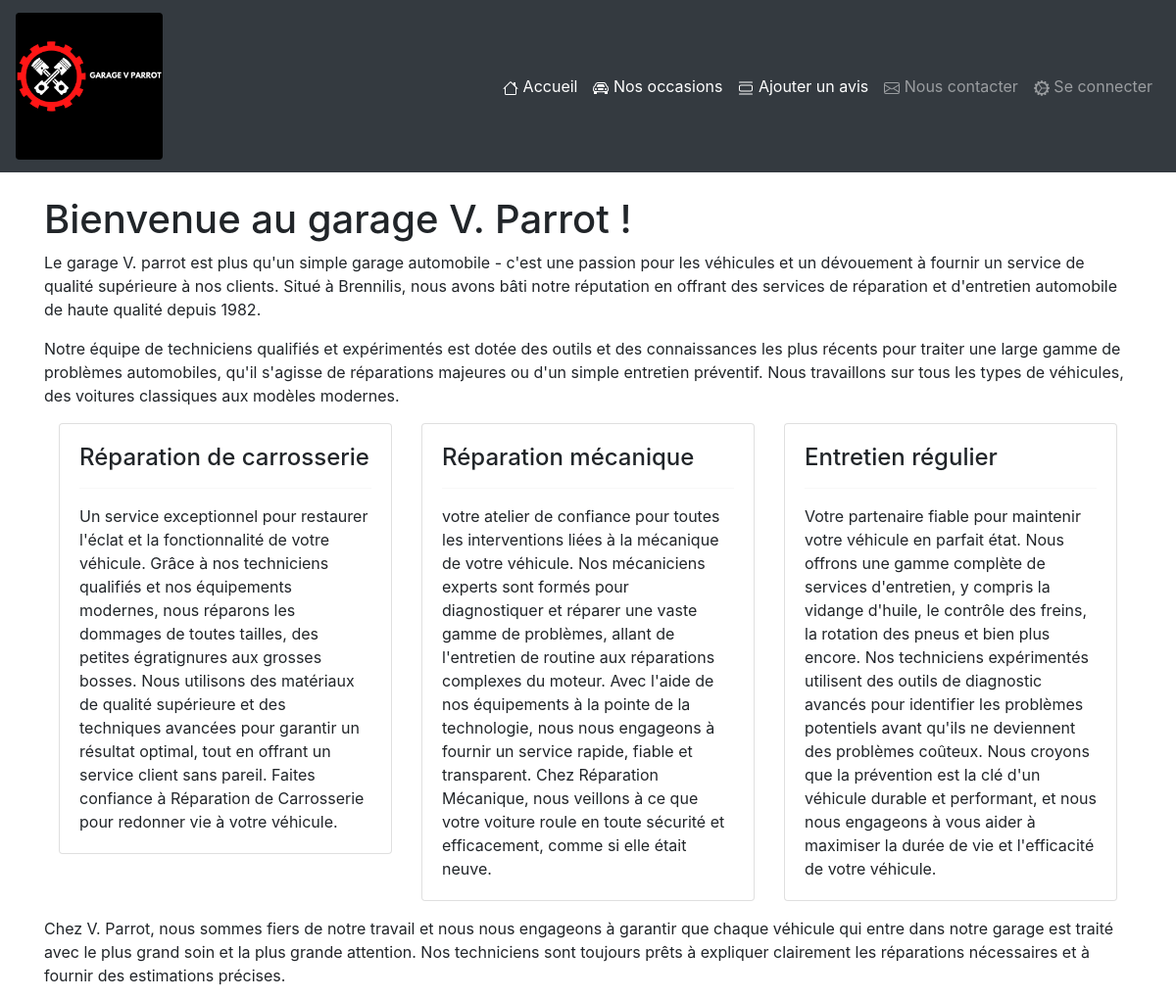
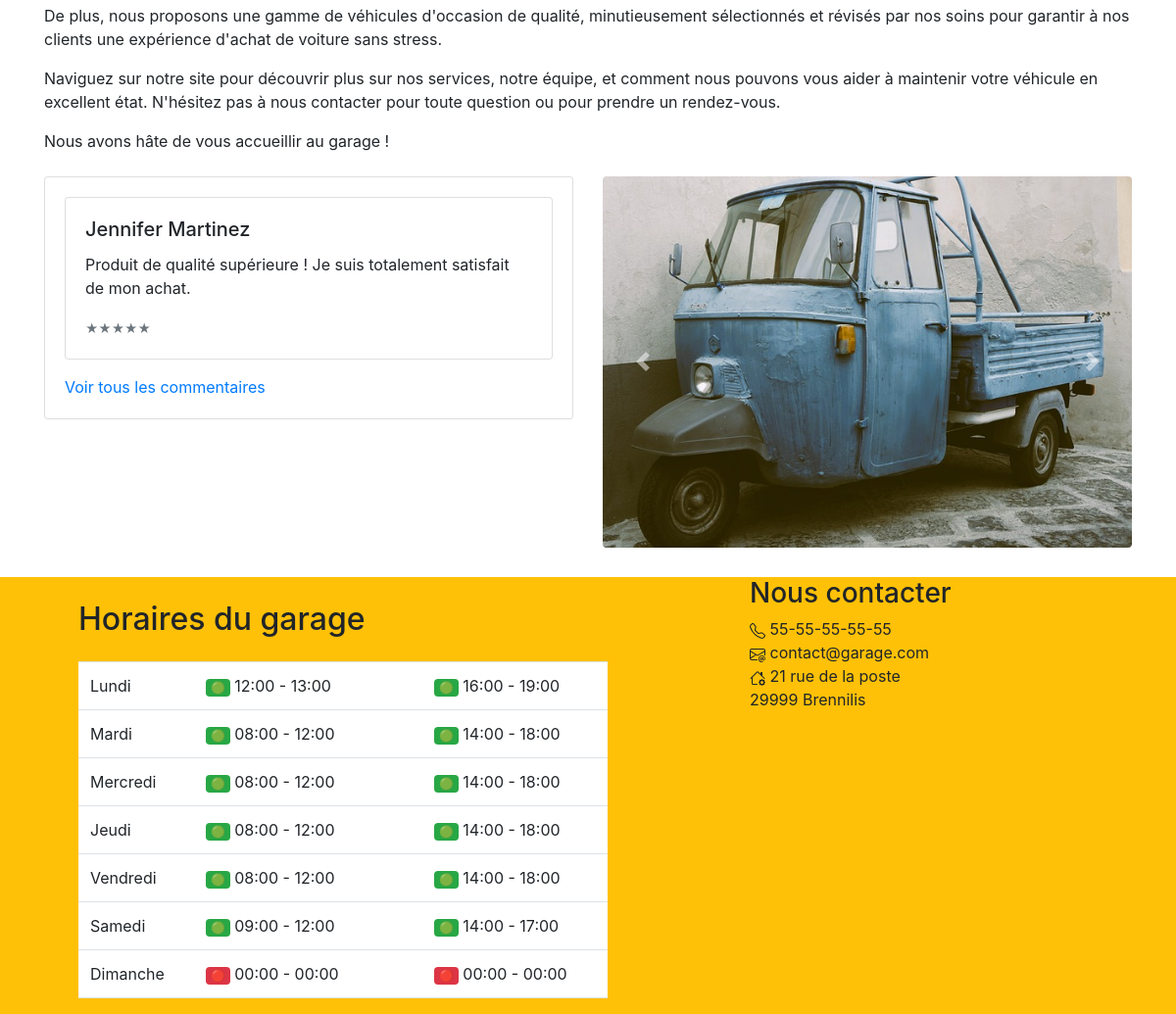
The page / on the database its author committed (2 pictures, top to bottom).
### tables this page shows
CREATE TABLE `services` (
  `id` int(11) NOT NULL,
  `nom` varchar(255) NOT NULL,
  `description` text
);

CREATE TABLE `avis_clients` (
  `id` int(11) NOT NULL,
  `nom` varchar(100) NOT NULL,
  `commentaire` text NOT NULL,
  `note` int(11) NOT NULL,
  `approved` tinyint(1) DEFAULT '0'
);

CREATE TABLE `Horaires` (
  `id` int(11) NOT NULL,
  `jour` enum('Lundi','Mardi','Mercredi','Jeudi','Vendredi','Samedi','Dimanche') NOT NULL,
  `ouverture_matin` time NOT NULL,
  `fermeture_matin` time NOT NULL,
  `ouverture_apresmidi` time NOT NULL,
  `fermeture_apresmidi` time NOT NULL
);

### index.php (the view, shortened to what this page needs)
<?php
require_once 'config.php';
include('navbar.php');
$query = "SELECT * FROM avis_clients WHERE (approved = 1 AND (note = 4 OR note = 5)) ORDER BY id DESC";
$result = $db->query($query);
$reviews = $result->fetchAll(PDO::FETCH_ASSOC);
$query = "SELECT img FROM cars ORDER BY RAND() LIMIT 5";
$result = $db->query($query);
$carImages = $result->fetchAll(PDO::FETCH_COLUMN);
shuffle($reviews);
?>
<div class="container mt-4">
    <h1>Bienvenue au garage V. Parrot !</h1>
    <p>Le garage V. parrot est plus qu'un simple garage automobile - c'est une passion pour les véhicules et un dévouement à fournir un service de qualité supérieure à nos clients. Situé à Brennilis, nous avons bâti notre réputation en offrant des services de réparation et d'entretien automobile de haute qualité depuis 1982.</p>
    <p>Notre équipe de techniciens qualifiés et expérimentés est dotée des outils et des connaissances les plus récents pour traiter une large gamme de problèmes automobiles, qu'il s'agisse de réparations majeures ou d'un simple entretien préventif. Nous travaillons sur tous les types de véhicules, des voitures classiques aux modèles modernes.</p>
    <?php
    include('services.php');
    ?>
    <p>Chez V. Parrot, nous sommes fiers de notre travail et nous nous engageons à garantir que chaque véhicule qui entre dans notre garage est traité avec le plus grand soin et la plus grande attention. Nos techniciens sont toujours prêts à expliquer clairement les réparations nécessaires et à fournir des estimations précises.</p>
    <p>De plus, nous proposons une gamme de véhicules d'occasion de qualité, minutieusement sélectionnés et révisés par nos soins pour garantir à nos clients une expérience d'achat de voiture sans stress.</p>
    <p>Naviguez sur notre site pour découvrir plus sur nos services, notre équipe, et comment nous pouvons vous aider à maintenir votre véhicule en excellent état. N'hésitez pas à nous contacter pour toute question ou pour prendre un rendez-vous.</p>
    <p>Nous avons hâte de vous accueillir au garage !</p>
</div>
<div class="container mt-4">
    <div class="row">
        <div class="col-md-6 mb-4">
            <div class="card">
                <div class="card-body">
                    <div id="reviewsCarousel" class="carousel slide" data-ride="carousel">
                        <ol class="carousel-indicators">
                            <?php foreach ($reviews as $index => $review) : ?>
                                <li data-target="#reviewsCarousel" data-slide-to="<?= $index ?>" class="<?= $index == 0 ? 'active' : '' ?>"></li>
                            <?php endforeach; ?>
                        </ol>
                        <div class="carousel-inner">
                            <?php foreach ($reviews as $index => $review) : ?>
                                <div class="carousel-item <?= $index == 0 ? 'active' : '' ?>">
                                    <div class="card mb-3">
                                        <div class="card-body">
                                            <h5 class="card-title"><?= htmlspecialchars($review['nom']) ?></h5>
                                            <p class="card-text"><?= htmlspecialchars($review['commentaire']) ?></p>
                                            <p class="card-text">
                                                <small class="text-muted"><?= str_repeat('★', $review['note']) ?></small>
                                            </p>
                                        </div>
                                    </div>
                                    <a href="comments.php">Voir tous les commentaires</a>
                                </div>
                            <?php endforeach; ?>
                        </div>
                        <a class="carousel-control-prev mt-4" href="#reviewsCarousel" role="button" data-slide="prev">
                            <span class="carousel-control-prev-icon" aria-hidden="true"></span>
                        </a>
                        <a class="carousel-control-next" href="#reviewsCarousel" role="button" data-slide="next">
                            <span class="carousel-control-next-icon" aria-hidden="true"></span>
                        </a>
                    </div>
                </div>
            </div>
        </div>
        <div class="col-md-6">
            <div id="carCarousel" class="carousel slide carousel-fade" data-ride="carousel">
                <div class="carousel-inner">
                    <?php foreach ($carImages as $index => $image) : ?>
                        <div class="carousel-item <?= $index == 0 ? 'active' : '' ?>">
                            <img src="apps/cars/<?= $image ?>" class="d-block w-100 rounded" alt="Car Image">
                        </div>
                    <?php endforeach; ?>
                </div>
                <a class="carousel-control-prev" href="#carCarousel" role="button" data-slide="prev">
                    <span class="carousel-control-prev-icon" aria-hidden="true"></span>
                </a>
                <a class="carousel-control-next" href="#carCarousel" role="button" data-slide="next">
                    <span class="carousel-control-next-icon" aria-hidden="true"></span>
                </a>
            </div>
        </div>
    </div>
</div>
<?php
include('footer.php');
?>

### services.php (shortened to what this page needs)
<?php
include('config.php');
$sql = "SELECT id, nom, description FROM services";
$stmt = $db->prepare($sql);
$stmt->execute();
if ($stmt->rowCount() > 0) {
    echo '<div class="container">';
    echo '<div class="row row-cols-1 row-cols-md-2 row-cols-lg-4">';
    while ($row = $stmt->fetch(PDO::FETCH_ASSOC)) {
        echo '<div class="col col-12 col-md-6 col-lg-4">';
        echo '<div class="card mb-3">';
        echo '<div class="card-body">';
        echo '<h4 class="card-title">' . $row["nom"] . '</h4>';
        echo '<hr>';
        echo '<p class="card-text">' . $row["description"] . '</p>';
        echo '</div>';
        echo '</div>';
        echo '</div>';
    }
    echo '</div>';
    echo '</div>';
} else {
    echo "No services available";
}
?>

### apps/opening/index.php (shortened to what this page needs)
<?php
$servername = "localhost";
$username = "root";
$password = "root";
$dbname = "gparrot";
try {
    $conn = new PDO("mysql:host=$servername;dbname=$dbname", $username, $password);
    $conn->setAttribute(PDO::ATTR_ERRMODE, PDO::ERRMODE_EXCEPTION);
    $stmt = $conn->prepare("SELECT * FROM Horaires");
    $stmt->execute();
    $horaires = $stmt->fetchAll();
} catch(PDOException $e) {
    echo "Erreur : " . $e->getMessage();
}
?>
<!DOCTYPE html>
<html>
<head>
    <link rel="stylesheet" href="https://stackpath.bootstrapcdn.com/bootstrap/4.3.1/css/bootstrap.min.css">
</head>
<body>
<div class="container">
    <h2 class="my-4">Horaires du garage</h2>
    <table class="table">
        <?php foreach ($horaires as $horaire): ?>
        <tr>
            <td><?php echo $horaire['jour']; ?></td>
            <td>
                <?php if ($horaire['ouverture_matin'] != '00:00:00' && $horaire['fermeture_matin'] != '00:00:00'): ?>
                    <span class="badge badge-success">🟢</span>
                <?php else: ?>
                    <span class="badge badge-danger">🔴</span>
                <?php endif; ?>
                <?php echo substr($horaire['ouverture_matin'], 0, 5); ?>
                -
                <?php echo substr($horaire['fermeture_matin'], 0, 5); ?>
            </td>
            <td>&nbsp;&nbsp;&nbsp;</td>
            <td>
                <?php if ($horaire['ouverture_apresmidi'] != '00:00:00' && $horaire['fermeture_apresmidi'] != '00:00:00'): ?>
                    <span class="badge badge-success">🟢</span>
                <?php else: ?>
                    <span class="badge badge-danger">🔴</span>
                <?php endif; ?>
                <?php echo substr($horaire['ouverture_apresmidi'], 0, 5); ?>
                -
                <?php echo substr($horaire['fermeture_apresmidi'], 0, 5); ?>
            </td>
        </tr>
        <?php endforeach; ?>
    </table>
</div>
</body>
</html>

### css/styles.css (style rules this page uses)
.carousel-fade .carousel-item { opacity: 0; transition-duration: 0.6s; transition-property: opacity; }
.carousel-fade .carousel-item.active, .carousel-fade .carousel-item-next.carousel-item-left, .carousel-fade .carousel-item-prev.carousel-item-right { opacity: 1; }

### rows shown on the page
services: nom "Réparation de carrosserie", description "Un service exceptionnel pour restaurer l'éclat et la fonctionnalité de votre véhicule. Grâce à nos techniciens qualifiés et nos équipements modernes, nous réparons les dommages de toutes tailles, des petites égratignures aux grosses bosses. Nous utilisons des matériaux de qualité supérieure et des techniques avancées pour garantir un résultat optimal, tout en offrant un service client sans pareil. Faites confiance à Réparation de Carrosserie pour redonner vie à votre véhicule."
services: nom "Réparation mécanique", description "votre atelier de confiance pour toutes les interventions liées à la mécanique de votre véhicule. Nos mécaniciens experts sont formés pour diagnostiquer et réparer une vaste gamme de problèmes, allant de l'entretien de routine aux réparations complexes du moteur. Avec l'aide de nos équipements à la pointe de la technologie, nous nous engageons à fournir un service rapide, fiable et transparent. Chez Réparation Mécanique, nous veillons à ce que votre voiture roule en toute sécurité et efficacement, comme si elle était neuve."
services: nom "Entretien régulier", description "Votre partenaire fiable pour maintenir votre véhicule en parfait état. Nous offrons une gamme complète de services d'entretien, y compris la vidange d'huile, le contrôle des freins, la rotation des pneus et bien plus encore. Nos techniciens expérimentés utilisent des outils de diagnostic avancés pour identifier les problèmes potentiels avant qu'ils ne deviennent des problèmes coûteux. Nous croyons que la prévention est la clé d'un véhicule durable et performant, et nous nous engageons à vous aider à maximiser la durée de vie et l'efficacité de votre véhicule."
avis_clients: nom "Jennifer Martinez", commentaire "Produit de qualité supérieure ! Je suis totalement satisfait de mon achat.", note "★★★★★"
horaires: jour "Lundi", ouverture_matin "12:00", fermeture_matin "13:00", ouverture_apresmidi "16:00", fermeture_apresmidi "19:00"
horaires: jour "Mardi", ouverture_matin "08:00", fermeture_matin "12:00", ouverture_apresmidi "14:00", fermeture_apresmidi "18:00"
horaires: jour "Mercredi", ouverture_matin "08:00", fermeture_matin "12:00", ouverture_apresmidi "14:00", fermeture_apresmidi "18:00"
horaires: jour "Jeudi", ouverture_matin "08:00", fermeture_matin "12:00", ouverture_apresmidi "14:00", fermeture_apresmidi "18:00"
horaires: jour "Vendredi", ouverture_matin "08:00", fermeture_matin "12:00", ouverture_apresmidi "14:00", fermeture_apresmidi "18:00"
horaires: jour "Samedi", ouverture_matin "09:00", fermeture_matin "12:00", ouverture_apresmidi "14:00", fermeture_apresmidi "17:00"
horaires: jour "Dimanche", ouverture_matin "00:00", fermeture_matin "00:00", ouverture_apresmidi "00:00", fermeture_apresmidi "00:00"
